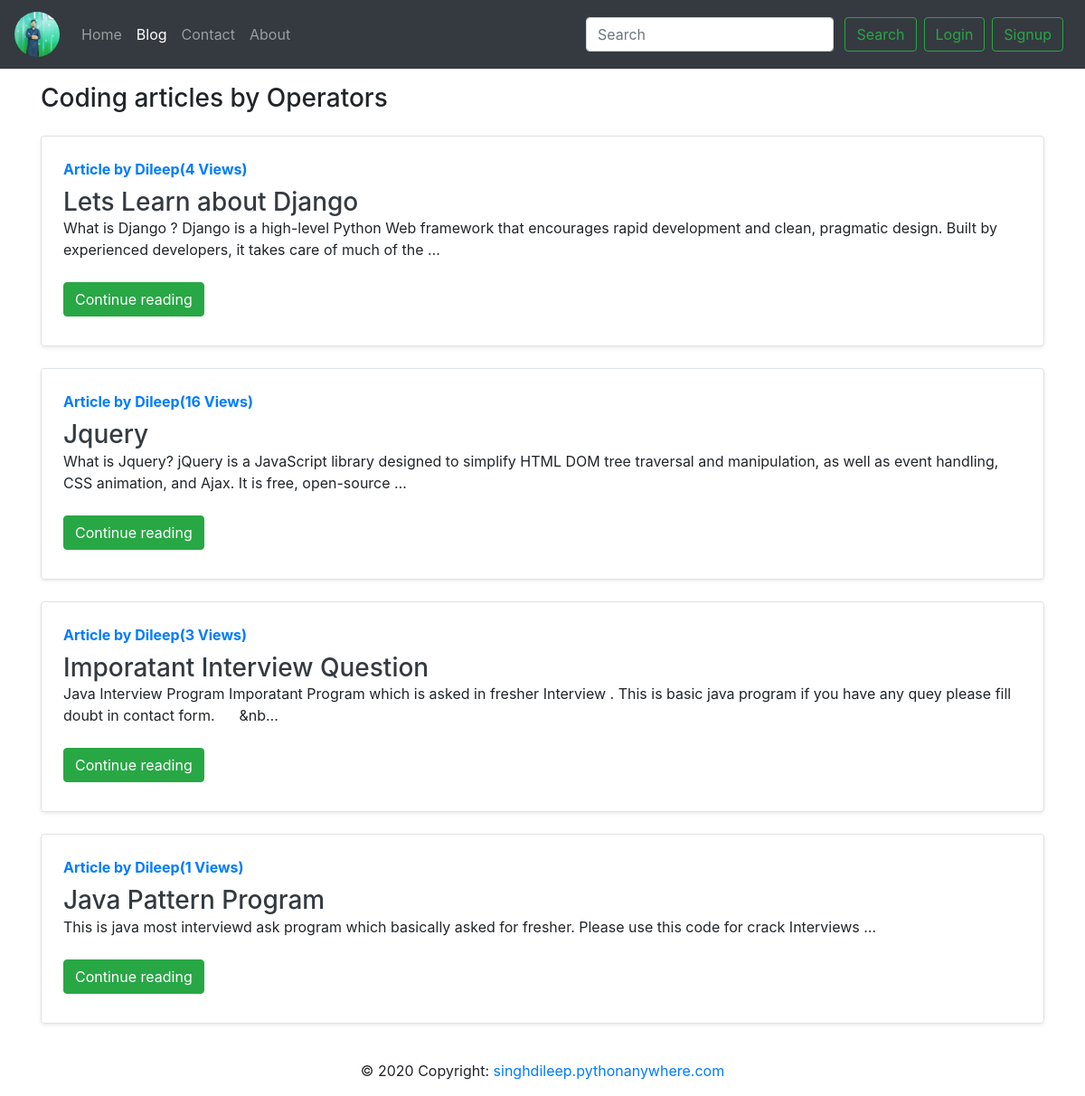
/blog/, run on an earlier commit of the app's database.
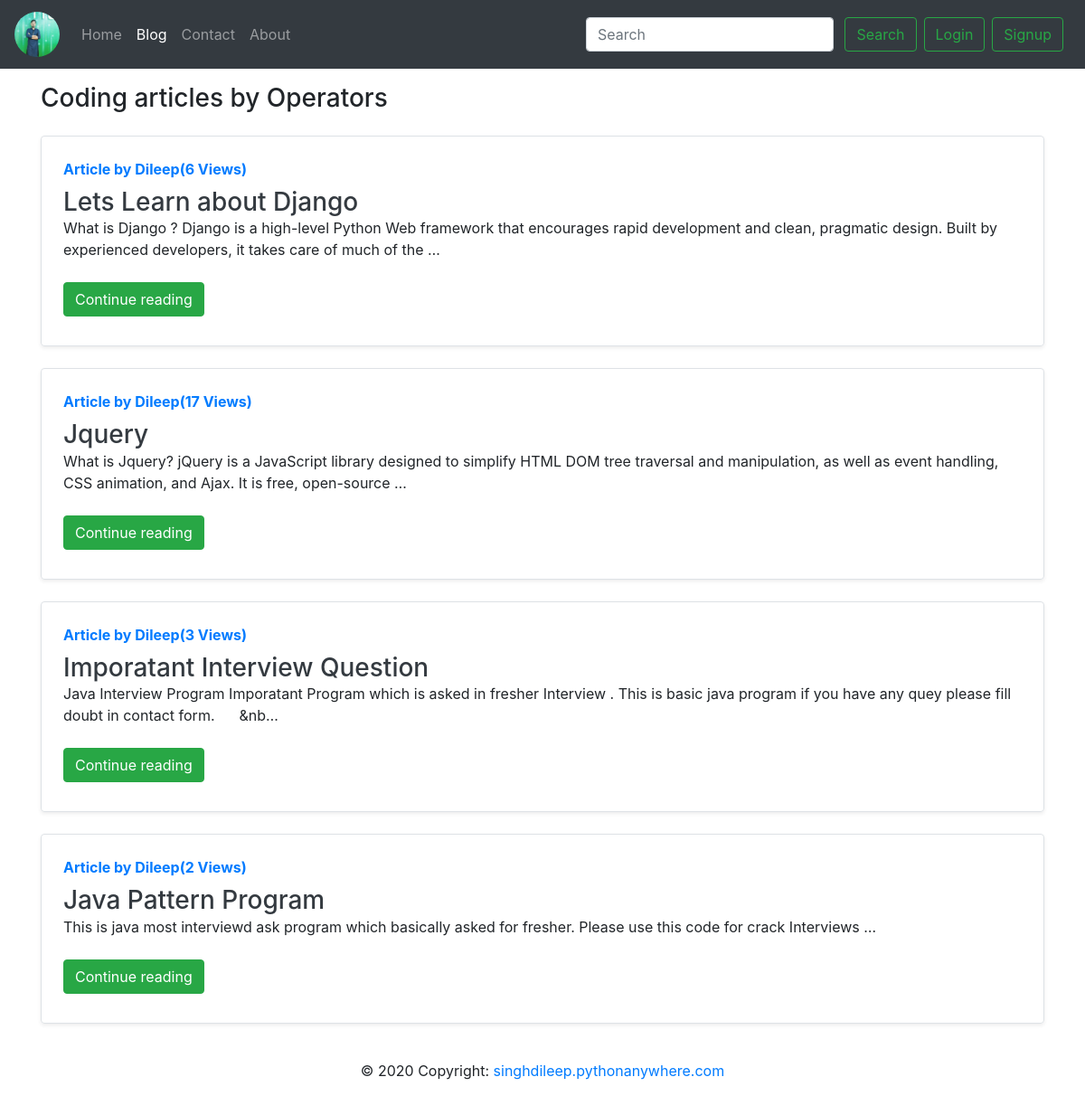
And on a later commit of the database.
### blog/models.py (models this page shows, shortened)
class Post(models.Model):
    sno = models.AutoField(primary_key=True)
    title = models.CharField(max_length=100)
    content = models.TextField()
    author = models.CharField(max_length=100)
    slug = models.CharField(max_length=130)
    views = models.IntegerField(default=0)
    timeStamp = models.DateTimeField(blank=True)

### blog/views.py (the view)
# urls.py: path('', views.blogHome, name='blogHome'),
def blogHome(request):
    allPosts = Post.objects.all()
    context ={'allPosts':allPosts}
    return render(request, 'blog/blogHome.html',context)

### templates/blog/blogHome.html (shortened to what this page needs)
{% extends 'base.html' %}
{% block blogactive %} active {% endblock blogactive %}
{% block body %}
<div class= "container my-3">
<h3>Coding articles by Operators</h3>
{% for post in allPosts %}
<div class="row no-gutters border rounded overflow-hidden flex-md-row my-4 shadow-sm h-md-250 position-relative">
        <div class="col p-4 d-flex flex-column position-static">
          <strong class="d-inline-block mb-2 text-primary">Article by {{post.author}}({{post.views}} Views)</strong>
          <h3 class="mb-0"><a class ="text-dark" href="/blog/{{post.slug}}"> {{post.title}} </a></h3>
          <p class="card-text mb-auto"><div class="preview">{{post.content|safe|truncatechars:200}}</div></p>
          <div class="my-2">
          <a href="/blog/{{post.slug}}" role="button" class="btn btn-success">Continue reading</a>
          </div>
        </div>
      </div>
{% endfor %}
</div>
{% endblock body %}

### templates/base.html (shortened to what this page needs)
<!doctype html>
<html lang="en">
<head>
    <link rel="stylesheet" href="https://stackpath.bootstrapcdn.com/bootstrap/4.4.1/css/bootstrap.min.css">
</head>
<body>
    <nav class="navbar navbar-expand-lg navbar-dark bg-dark">
    <a class="navbar-brand" href="/"><img  width="50" src="/static/img/profile.jpg"
        alt="My image"class="brandLogo rounded-circle " ></a>
        <div class="collapse navbar-collapse" id="navbarSupportedContent">
            <ul class="navbar-nav mr-auto">
                <li class="nav-item {% block homeactive %} {% endblock homeactive %}">
                    <a class="nav-link" href="/">Home <span class="sr-only">(current)</span></a>
                </li>
                <li class="nav-item {% block blogactive %} {% endblock blogactive %}">
                    <a class="nav-link" href="/blog">Blog</a>
                </li>
                <li class="nav-item {% block contactactive %} {% endblock contactactive %}">
                    <a class="nav-link" href="/contact">Contact</a>
                </li>
                <li class="nav-item {% block aboutactive %} {% endblock aboutactive %}">
                    <a class="nav-link" href="/about">About</a>
                </li>
            </ul>
            <div class="ml-auto form-inline">
            <form action="/search" method="get" class=" my-2 my-lg-0">
                <input class="form-control mr-sm-2" type="search" placeholder="Search" name="query"id="query" aria-label="Search">
                <button class="btn btn-outline-success mr-2 my-2 my-sm-0" type="submit">Search</button>
            </form>
          </div>
{% if user.is_authenticated %}
 <ul class="navbar-nav mr-2">
   <li class="nav-item dropdown">
        <a class="nav-link dropdown-toggle" href="#" id="navbarDropdown" role="button" data-toggle="dropdown" aria-haspopup="true" aria-expanded="false">
          Welcome {{request.user}}
        </a>
        <div class="dropdown-menu" aria-labelledby="navbarDropdown">
          <a class="dropdown-item " href="/logout">Logout</a>
        </div>
      </li>
</ul>
{%else%}
<button type="button" class="btn btn-outline-success mr-2" data-toggle="modal" data-target="#loginModal">
Login</button>
<button type="button" class="btn btn-outline-success mr-2" data-toggle="modal" data-target="#signupModal">
Signup</button>
{% endif %}
 </div>
    </nav>
{% block body %}
{% endblock body %}
<nav class="bg-grey">
<footer>
  <div class="footer-copyright text-center py-3">© 2020 Copyright:
       <a href="http://singhdileep.pythonanywhere.com/"> singhdileep.pythonanywhere.com</a>
  </div>
</footer>
</nav>
</body>
</html>

What changed in the data, as far as the page shows it:
changed Post "Lets Learn about Django": views "4" → "6"
changed Post "Jquery": views "16" → "17"
changed Post "Java Pattern Program": views "1" → "2"
